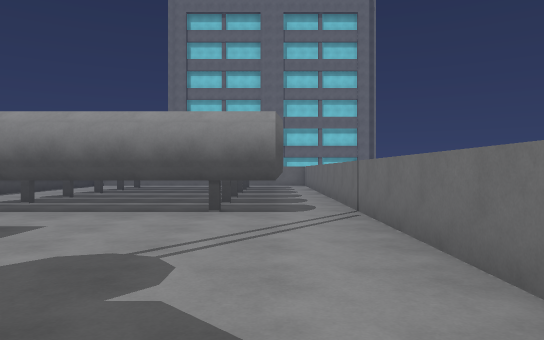
view 1 (above)

16 first-person views from a walk through a scene from a Unity 3-D project. The camera is 1.3 m above the floor, looks level and sees 70° across. The floor is counted in squares, 2 m on a side. Each view is taken from the middle of a square. On the plan, view 1 faces up. The plan holds only what a view shows up to about 11 squares ahead; the rest is blank. The place goes on beyond the plan. The player is left out. Door leaves are left out, so doorways stand open.

view 2
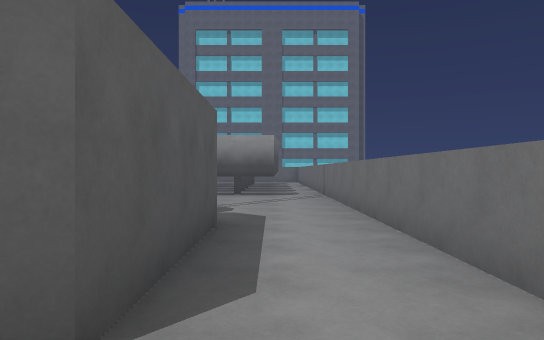

view 3
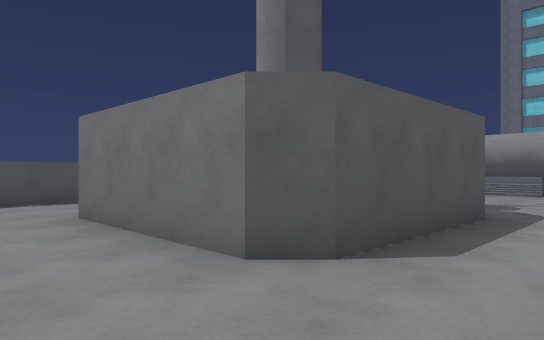

view 4
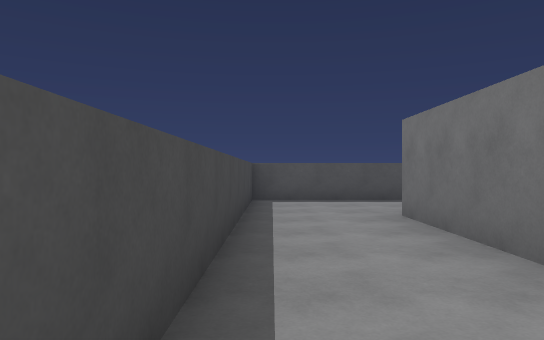

view 5
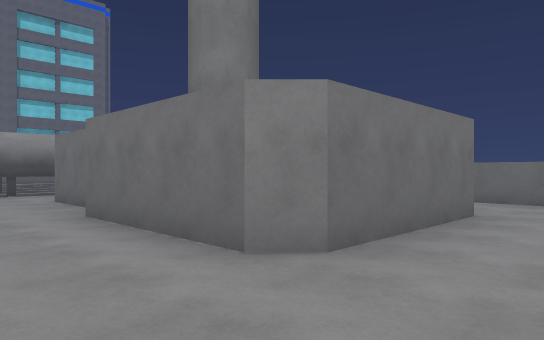

view 6
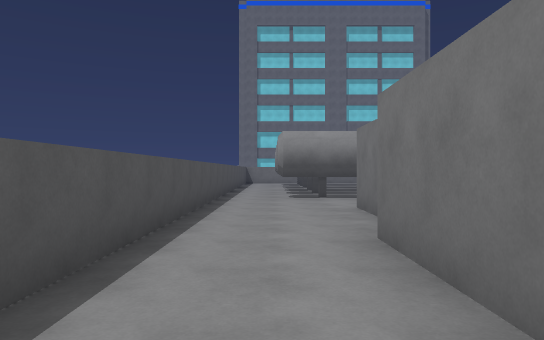

view 7
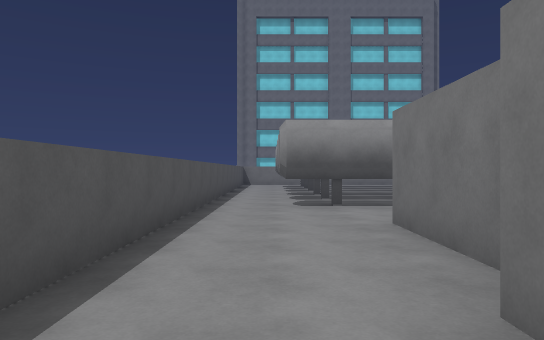

view 8
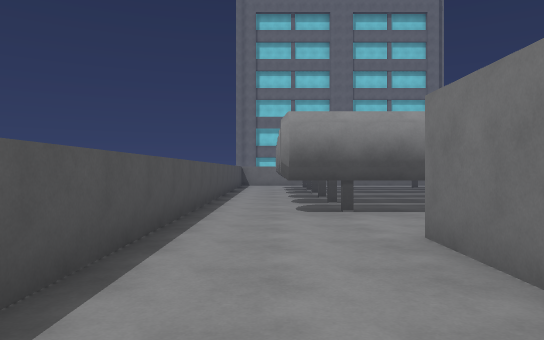

view 9
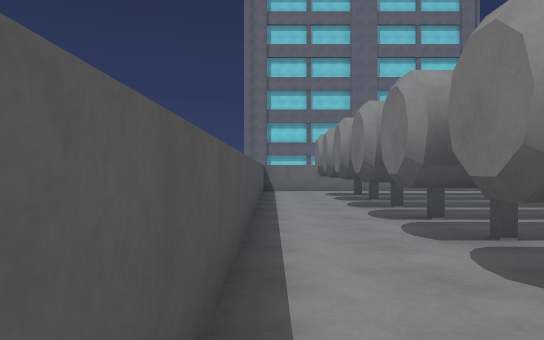

view 10
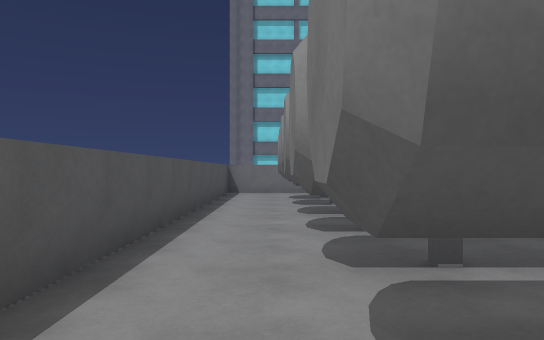

view 11
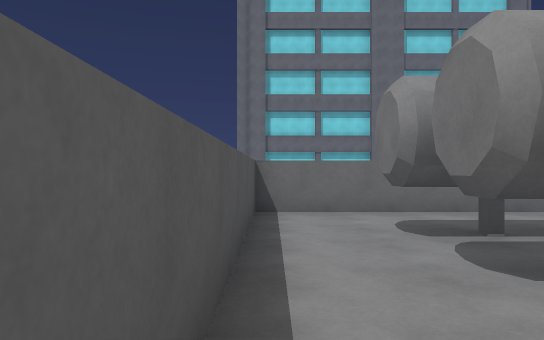

view 12
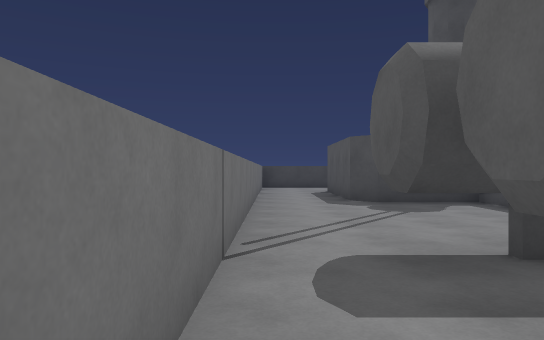

view 13
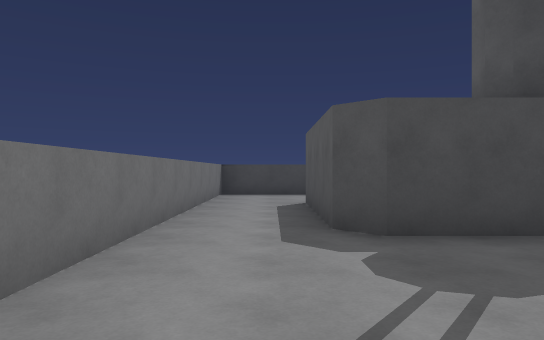

view 14
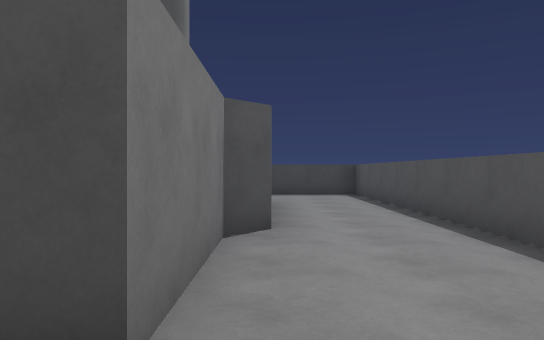

view 15
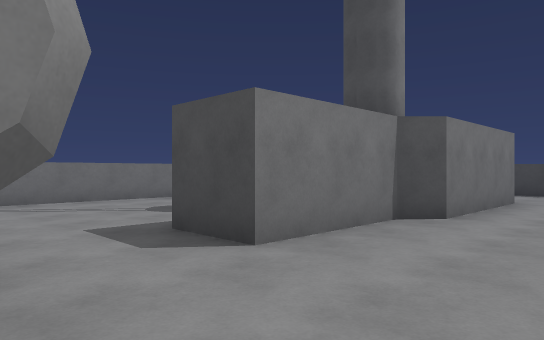

view 16
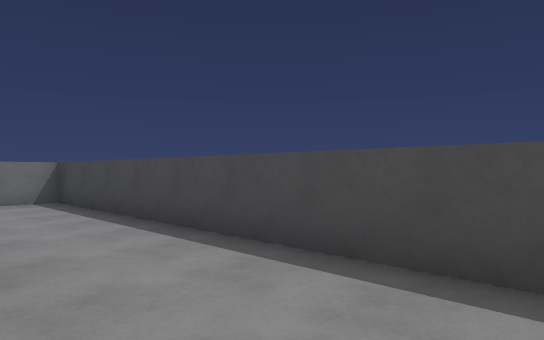

### Floor plan
Key: @ floor where view 1 was taken; # wall or solid block; . floor; T thing the floor can be seen under or through.
Columns run from 8 left of view 1 to 2 right of it. Each row starts with its distance up from view 1.
 16 ######
 15 #.....
 14 #..#
 13 #..#
 12 #.##
 11 #.##   # .#
 10 #.........#
  9 #.##   # .#
  8 #.##   TT.#
  7 #..#    T.#
  6 #..#TTTTT.#
  5 #.........#
  4 #.........#
  3 #...##....#
  2 #...##....#
  1 #...####..#
  0 #..##  #@.#
 -1 #..#   #..#
 -2 #..##  #..#
 -3 #...####..#
 -4 #.........#
 -5 #.........#
 -6 ###########

Positions as (right, up) in squares from view 1, and headings:
1: (0, 0), facing up
2: (0, -4), facing up
3: (1, -5), facing up-left
4: (1, -5), facing left
5: (-7, -5), facing up-right
6: (-6, -3), facing up
7: (-6, -1), facing up
8: (-6, 0), facing up
9: (-7, 4), facing up
10: (-6, 5), facing up
11: (-7, 10), facing up
12: (1, 9), facing down
13: (0, 5), facing down
14: (-5, 5), facing down
15: (-7, 6), facing down-right
16: (-7, -3), facing down-right
